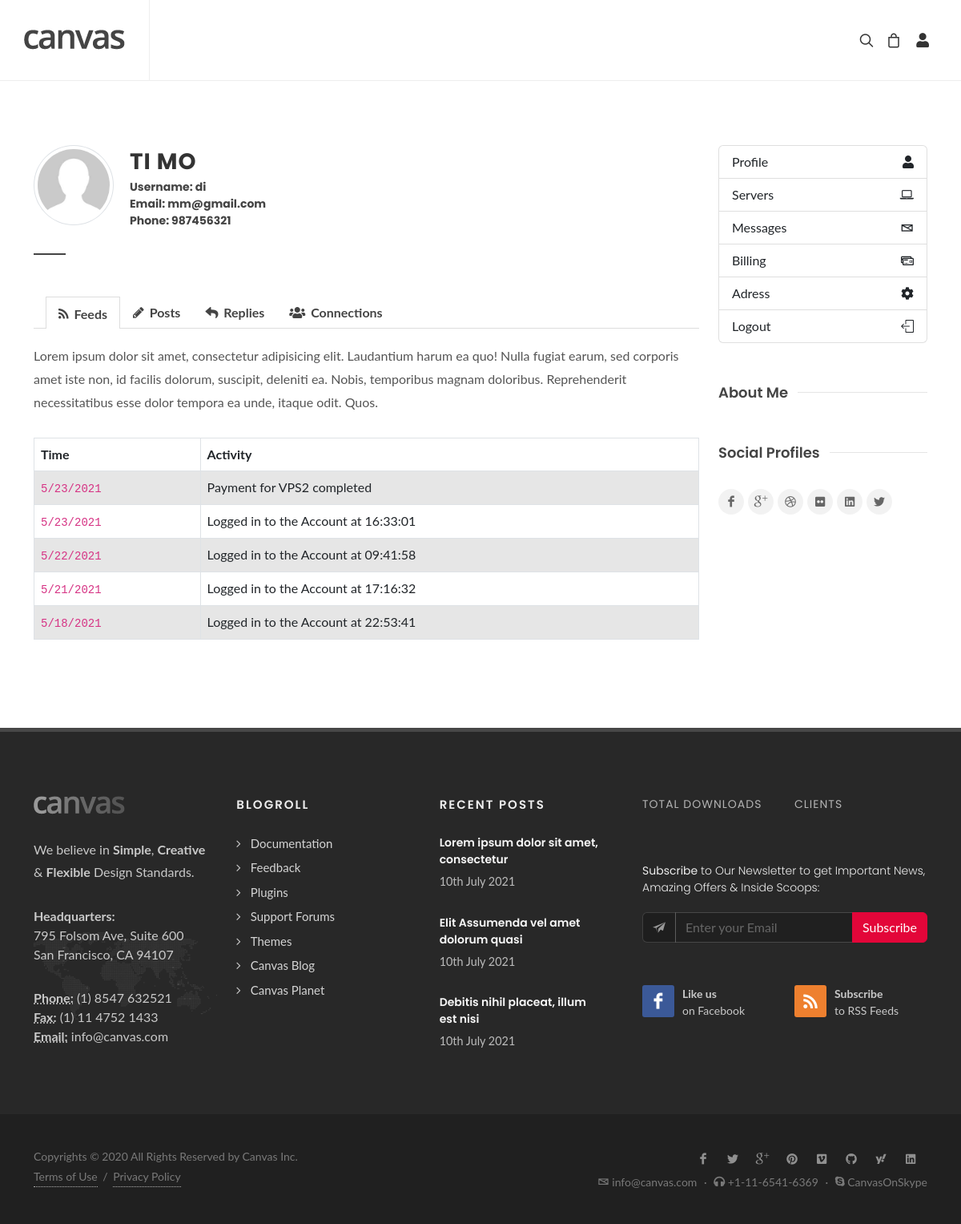
The app's page /profile (signed in) with its own data.
### models.py (models this page shows)
class User(db.Model):
    id = db.Column(db.Integer, primary_key=True)
    username = db.Column(db.String(80), unique=True, nullable=False)
    password = db.Column(db.String(80), nullable=False)
    email = db.Column(db.String(80), nullable=False, unique=True)
    firstname = db.Column(db.String(80), nullable=False)
    lastname = db.Column(db.String(80), nullable=False)
    phone = db.Column(db.String(80), nullable=False)
    created = db.Column(db.Date, default=datetime.utcnow)
    role_id = db.Column(db.String(80), db.ForeignKey("role.role"))

### main.py (the view)
@app.route("/profile")
def profile():
    if 'user' in session:
        username = session['user']
        user = User.query.filter_by(username=username).first()
        return render_template('profile.html', user=user)
    else:
        return render_template('login-register.html')

### templates/profile.html (shortened to what this page needs)
{% extends 'core/base.html'%} {% block wrapper %}
	<div id="wrapper" class="clearfix">
		{% include "core/header.html" %}
		<section id="content">
			<div class="content-wrap">
				<div class="container clearfix">
					<div class="row clearfix">
						<div class="col-md-9">
							<img src="{{url_for('static', filename='images/icons/avatar.jpg')}}" class="alignleft img-circle img-thumbnail my-0" alt="Avatar" style="max-width: 100px;">
							<div class="heading-block border-8">
								<h3>{% if user %}{{user.firstname + ' ' + user.lastname}}{% else %}No user{% endif %}</h3>
								<h5>Username: {% if user %}{{user.username}}{% else %}No user{% endif %}<br>
								Email: {% if user %}{{user.email}}{% else %}No user{% endif %}<br>
								Phone: {% if user %}{{user.phone}}{% else %}No user{% endif %}</h5>
							</div>
							<div class="row clearfix">
								<div class="col-lg-12">
									<div class="tabs tabs-alt clearfix" id="tabs-profile">
										<ul class="tab-nav clearfix">
											<li><a href="#tab-feeds"><i class="icon-rss2"></i> Feeds</a></li>
											<li><a href="#tab-posts"><i class="icon-pencil2"></i> Posts</a></li>
											<li><a href="#tab-replies"><i class="icon-reply"></i> Replies</a></li>
											<li><a href="#tab-connections"><i class="icon-users"></i> Connections</a></li>
										</ul>
										<div class="tab-container">
											<div class="tab-content clearfix" id="tab-feeds">
												<p>Lorem ipsum dolor sit amet, consectetur adipisicing elit. Laudantium harum ea quo! Nulla fugiat earum, sed corporis amet iste non, id facilis dolorum, suscipit, deleniti ea. Nobis, temporibus magnam doloribus. Reprehenderit necessitatibus esse dolor tempora ea unde, itaque odit. Quos.</p>
												<table class="table table-bordered table-striped">
												  <thead>
													<tr>
													  <th>Time</th>
													  <th>Activity</th>
													</tr>
												  </thead>
												  <tbody>
													<tr>
													  <td>
														<code>5/23/2021</code>
													  </td>
													  <td>Payment for VPS2 completed</td>
													</tr>
													<tr>
													  <td>
														<code>5/23/2021</code>
													  </td>
													  <td>Logged in to the Account at 16:33:01</td>
													</tr>
													<tr>
													  <td>
														<code>5/22/2021</code>
													  </td>
													  <td>Logged in to the Account at 09:41:58</td>
													</tr>
													<tr>
													  <td>
														<code>5/21/2021</code>
													  </td>
													  <td>Logged in to the Account at 17:16:32</td>
													</tr>
													<tr>
													  <td>
														<code>5/18/2021</code>
													  </td>
													  <td>Logged in to the Account at 22:53:41</td>
													</tr>
												  </tbody>
												</table>
											</div>
										</div>
									</div>
								</div>
							</div>
						</div>
						<div class="col-md-3">
							<div class="list-group">
								<a href="#" class="list-group-item list-group-item-action d-flex justify-content-between"><div>Profile</div><i class="icon-user"></i></a>
								<a href="#" class="list-group-item list-group-item-action d-flex justify-content-between"><div>Servers</div><i class="icon-laptop2"></i></a>
								<a href="#" class="list-group-item list-group-item-action d-flex justify-content-between"><div>Messages</div><i class="icon-envelope2"></i></a>
								<a href="#" class="list-group-item list-group-item-action d-flex justify-content-between"><div>Billing</div><i class="icon-credit-cards"></i></a>
								<a href="/update-profile" class="list-group-item list-group-item-action d-flex justify-content-between"><div>Adress</div><i class="icon-cog"></i></a>
								<a href="/logout" class="list-group-item list-group-item-action d-flex justify-content-between"><div>Logout</div><i class="icon-line2-logout"></i></a>
							</div>
							<div class="fancy-title topmargin title-border">
								<h4>About Me</h4>
							</div>
							<div class="fancy-title topmargin title-border">
								<h4>Social Profiles</h4>
							</div>
							<a href="#" class="social-icon si-facebook si-small si-rounded si-light" title="Facebook">
								<i class="icon-facebook"></i>
								<i class="icon-facebook"></i>
							</a>
							<a href="#" class="social-icon si-gplus si-small si-rounded si-light" title="Google+">
								<i class="icon-gplus"></i>
								<i class="icon-gplus"></i>
							</a>
							<a href="#" class="social-icon si-dribbble si-small si-rounded si-light" title="Dribbble">
								<i class="icon-dribbble"></i>
								<i class="icon-dribbble"></i>
							</a>
							<a href="#" class="social-icon si-flickr si-small si-rounded si-light" title="Flickr">
								<i class="icon-flickr"></i>
								<i class="icon-flickr"></i>
							</a>
							<a href="#" class="social-icon si-linkedin si-small si-rounded si-light" title="LinkedIn">
								<i class="icon-linkedin"></i>
								<i class="icon-linkedin"></i>
							</a>
							<a href="#" class="social-icon si-twitter si-small si-rounded si-light" title="Twitter">
								<i class="icon-twitter"></i>
								<i class="icon-twitter"></i>
							</a>
						</div>
					</div>
				</div>
			</div>
		</section>
		{% include "core/footer.html" %}
	</div>
	{% endblock %}

### records on screen
User: firstname+lastname "TI MO", username "di", email "mm@gmail.com", phone "987456321"
